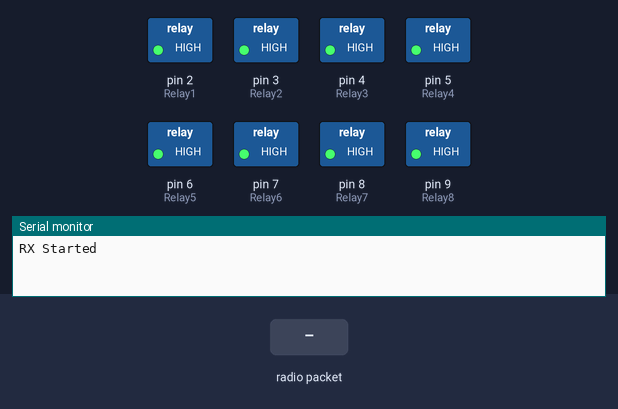
Recording of a sketch running on a simulated Arduino Uno, built with avr-gcc and run on an emulated ATmega328P. On the bench: switched loads named in the sketch (green lamp = pin HIGH), the last lines printed to the serial monitor. The inputs (shaded band) are chosen by the test bench. No radio packets arrive unless stated.

Above: at 1.2 s.
1.3 s: radio packet "1" arrives
At 1.7 s:
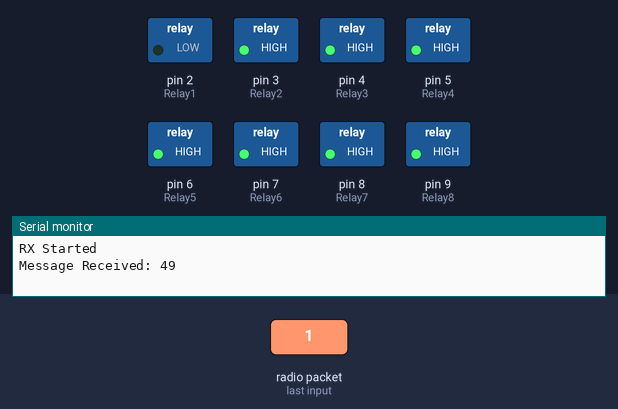
2.8 s: radio packet "2" arrives
At 4.0 s:
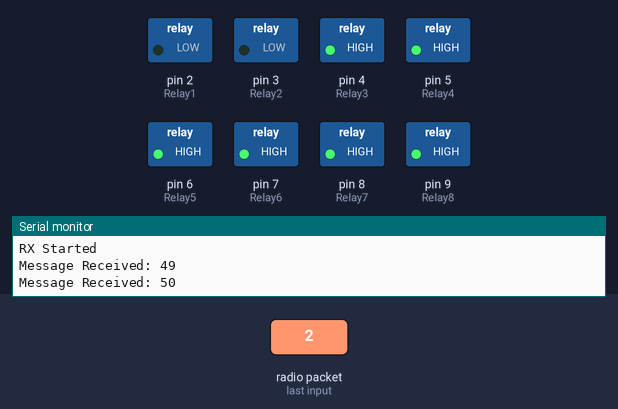
4.3 s: radio packet "3" arrives
At 5.2 s:
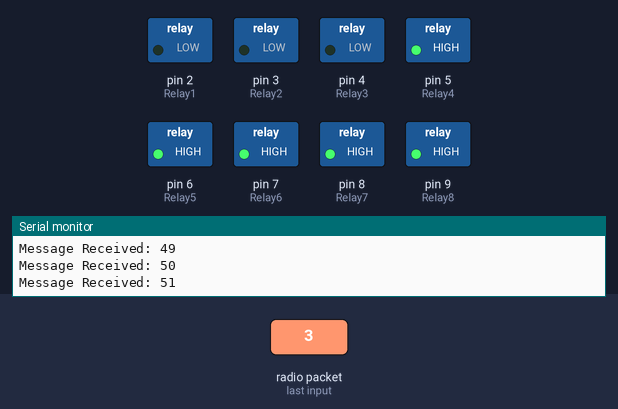
5.8 s: radio packet "4" arrives
At 6.4 s:
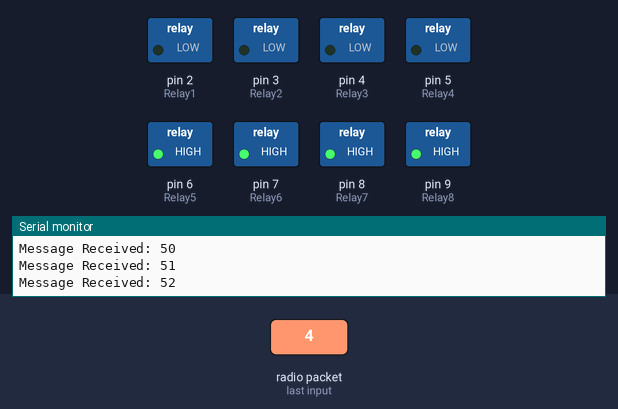
7.3 s: radio packet "5" arrives
At 8.5 s:
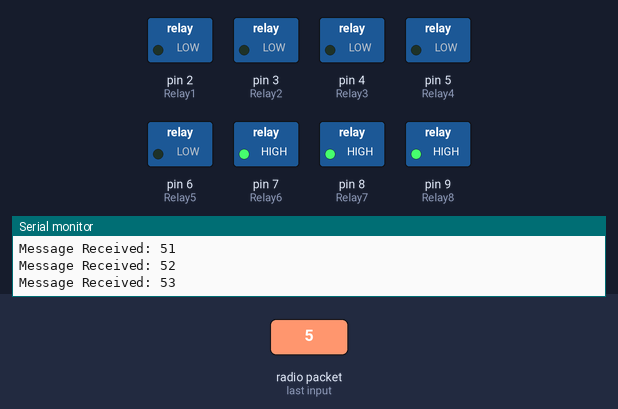
8.8 s: radio packet "6" arrives
At 9.9 s:
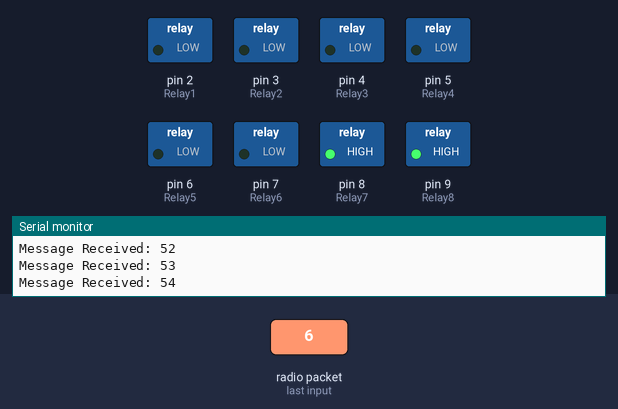
Timing chart, 0 to 11.3 s (numbered marks = the images above; inputs shaded):
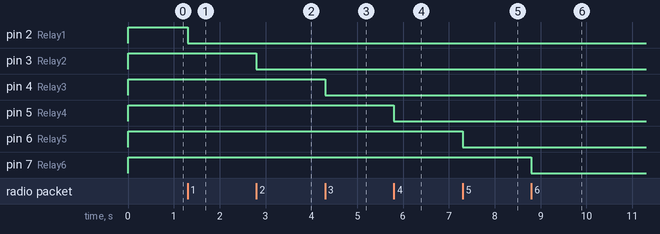

The sketch:

RX.ino
```cpp
#include <LiquidCrystal.h>

// Include RadioHead Amplitude Shift Keying Library
#include <RH_ASK.h>
// Include dependant SPI Library
#include <SPI.h>
const int Relay1 = 2;
const int Relay2 = 3;
const int Relay3 = 4;
const int Relay4 = 5;
const int Relay5 = 6;
const int Relay6 = 7;
const int Relay7 = 8;
const int Relay8 = 9;
//RX PIN 11
// Create Amplitude Shift Keying Object
RH_ASK rf_driver;

void setup()
{
    pinMode(Relay1, OUTPUT);
    pinMode(Relay2, OUTPUT);
    pinMode(Relay3, OUTPUT);
    pinMode(Relay4, OUTPUT);
    pinMode(Relay5, OUTPUT);
    pinMode(Relay6, OUTPUT);
    pinMode(Relay7, OUTPUT);
    pinMode(Relay8, OUTPUT);
    digitalWrite(Relay1, HIGH);
    digitalWrite(Relay2, HIGH);
    digitalWrite(Relay3, HIGH);
    digitalWrite(Relay4, HIGH);
    digitalWrite(Relay5, HIGH);
    digitalWrite(Relay6, HIGH);
    digitalWrite(Relay7, HIGH);
    digitalWrite(Relay8, HIGH);

    // Initialize ASK Object
    rf_driver.init();
    // Setup Serial Monitor
    Serial.begin(9600);
    Serial.println("RX Started");


}

void loop()
{
    // Set buffer to size of expected message
    uint8_t buf[11];
    uint8_t buflen = sizeof(buf);
    // Check if received packet is correct size
    if (rf_driver.recv(buf, &buflen))
    {
      switch(buf[0])
      {
        case 49:
        digitalWrite(Relay1, !digitalRead(Relay1));
        break;

        case 50:
        digitalWrite(Relay2, !digitalRead(Relay2));
        break;

        case 51:
        digitalWrite(Relay3, !digitalRead(Relay3));
        break;

        case 52:
        digitalWrite(Relay4, !digitalRead(Relay4));
        break;

        case 53:
        digitalWrite(Relay5, !digitalRead(Relay5));
        break;

        case 54:
        digitalWrite(Relay6, !digitalRead(Relay6));
        break;

        case 55:
        digitalWrite(Relay7, !digitalRead(Relay7));
        break;

        case 56:
        digitalWrite(Relay8, !digitalRead(Relay8));
        break;
      }
      Serial.print("Message Received: ");
      Serial.println(buf[0]);
     // Serial.println((char*)buf);
    }
}
```

Measured:
- after the input at 1.3 s, pin 2 (Relay1): HIGH → LOW at once
- after the input at 2.8 s, pin 3 (Relay2): HIGH → LOW at once
- after the input at 4.3 s, pin 4 (Relay3): HIGH → LOW at once
- after the input at 5.8 s, pin 5 (Relay4): HIGH → LOW at once
- after the input at 7.3 s, pin 6 (Relay5): HIGH → LOW at once
- after the input at 8.8 s, pin 7 (Relay6): HIGH → LOW at once
